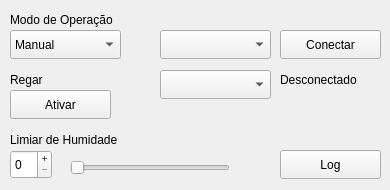
<?xml version="1.0" encoding="UTF-8"?>
<ui version="4.0">
 <class>Widget</class>
 <widget class="QWidget" name="Widget">
  <property name="geometry">
   <rect>
    <x>0</x>
    <y>0</y>
    <width>390</width>
    <height>190</height>
   </rect>
  </property>
  <property name="windowTitle">
   <string>Widget</string>
  </property>
  <widget class="QPushButton" name="pushButton_connect">
   <property name="geometry">
    <rect>
     <x>280</x>
     <y>30</y>
     <width>101</width>
     <height>29</height>
    </rect>
   </property>
   <property name="text">
    <string>Conectar</string>
   </property>
  </widget>
  <widget class="QComboBox" name="comboBox_port">
   <property name="geometry">
    <rect>
     <x>160</x>
     <y>30</y>
     <width>111</width>
     <height>29</height>
    </rect>
   </property>
  </widget>
  <widget class="QLabel" name="label">
   <property name="geometry">
    <rect>
     <x>10</x>
     <y>10</y>
     <width>181</width>
     <height>20</height>
    </rect>
   </property>
   <property name="text">
    <string>Modo de Operação</string>
   </property>
  </widget>
  <widget class="QPushButton" name="pushButton_2">
   <property name="geometry">
    <rect>
     <x>10</x>
     <y>90</y>
     <width>101</width>
     <height>29</height>
    </rect>
   </property>
   <property name="text">
    <string>Ativar</string>
   </property>
  </widget>
  <widget class="QComboBox" name="comboBox_2">
   <property name="geometry">
    <rect>
     <x>10</x>
     <y>30</y>
     <width>111</width>
     <height>29</height>
    </rect>
   </property>
   <item>
    <property name="text">
     <string>Manual</string>
    </property>
   </item>
   <item>
    <property name="text">
     <string>Automático</string>
    </property>
   </item>
  </widget>
  <widget class="QLabel" name="label_status">
   <property name="geometry">
    <rect>
     <x>280</x>
     <y>70</y>
     <width>101</width>
     <height>20</height>
    </rect>
   </property>
   <property name="text">
    <string>Desconectado</string>
   </property>
  </widget>
  <widget class="QSpinBox" name="spinBox">
   <property name="geometry">
    <rect>
     <x>10</x>
     <y>150</y>
     <width>42</width>
     <height>29</height>
    </rect>
   </property>
   <property name="buttonSymbols">
    <enum>QAbstractSpinBox::PlusMinus</enum>
   </property>
   <property name="specialValueText">
    <string notr="true"/>
   </property>
   <property name="correctionMode">
    <enum>QAbstractSpinBox::CorrectToNearestValue</enum>
   </property>
   <property name="suffix">
    <string notr="true"/>
   </property>
   <property name="prefix">
    <string notr="true"/>
   </property>
   <property name="maximum">
    <number>100</number>
   </property>
  </widget>
  <widget class="QPushButton" name="pushButton_3">
   <property name="geometry">
    <rect>
     <x>280</x>
     <y>150</y>
     <width>101</width>
     <height>29</height>
    </rect>
   </property>
   <property name="text">
    <string>Log</string>
   </property>
  </widget>
  <widget class="QLabel" name="label_4">
   <property name="geometry">
    <rect>
     <x>10</x>
     <y>70</y>
     <width>51</width>
     <height>20</height>
    </rect>
   </property>
   <property name="text">
    <string>Regar</string>
   </property>
  </widget>
  <widget class="QComboBox" name="comboBox_baud">
   <property name="geometry">
    <rect>
     <x>160</x>
     <y>70</y>
     <width>111</width>
     <height>29</height>
    </rect>
   </property>
  </widget>
  <widget class="QLabel" name="label_5">
   <property name="geometry">
    <rect>
     <x>10</x>
     <y>130</y>
     <width>141</width>
     <height>20</height>
    </rect>
   </property>
   <property name="text">
    <string>Limiar de Humidade</string>
   </property>
  </widget>
  <widget class="QSlider" name="horizontalSlider">
   <property name="geometry">
    <rect>
     <x>70</x>
     <y>160</y>
     <width>160</width>
     <height>16</height>
    </rect>
   </property>
   <property name="maximum">
    <number>100</number>
   </property>
   <property name="orientation">
    <enum>Qt::Horizontal</enum>
   </property>
  </widget>
 </widget>
 <resources/>
 <connections/>
</ui>
